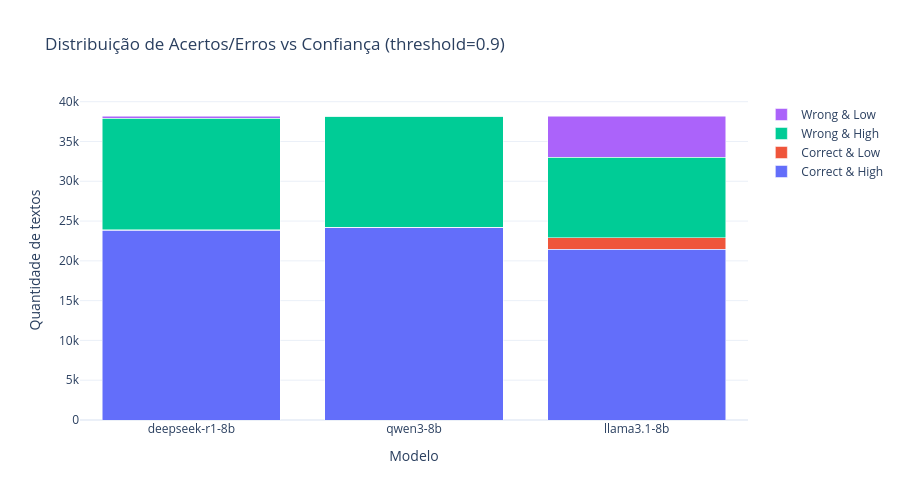

Notebook cell for this chart:
### Code cell
import plotly.graph_objects as go

categories = ["Correct & High", "Correct & Low", "Wrong & High", "Wrong & Low"]

fig = go.Figure()

for cat in categories:
    fig.add_trace(go.Bar(
        x=df_conf_matrix["model"],
        y=df_conf_matrix[cat],
        name=cat
    ))

fig.update_layout(
    barmode="stack",
    title=f"Distribuição de Acertos/Erros vs Confiança (threshold={CONF_THRESHOLD})",
    xaxis_title="Modelo",
    yaxis_title="Quantidade de textos",
    template="plotly_white",
    width=900,
    height=500
)

fig.show()

### Figure 1 — Plotly figure (JSON) as saved in the notebook; plotly's stock layout.template omitted (floating-point values rounded to 4 significant figures)
{"data": [{"name": "Correct & High", "type": "bar", "x": ["deepseek-r1-8b", "qwen3-8b", "llama3.1-8b"], "y": [23821, 24219, 21457]}, {"name": "Correct & Low", "type": "bar", "x": ["deepseek-r1-8b", "qwen3-8b", "llama3.1-8b"], "y": [91, 1, 1443]}, {"name": "Wrong & High", "type": "bar", "x": ["deepseek-r1-8b", "qwen3-8b", "llama3.1-8b"], "y": [14041, 13973, 10141]}, {"name": "Wrong & Low", "type": "bar", "x": ["deepseek-r1-8b", "qwen3-8b", "llama3.1-8b"], "y": [243, 10, 5163]}], "layout": {"barmode": "stack", "height": 500, "title": {"text": "Distribuição de Acertos/Erros vs Confiança (threshold=0.9)"}, "width": 900, "xaxis": {"title": {"text": "Modelo"}}, "yaxis": {"title": {"text": "Quantidade de textos"}}}}
